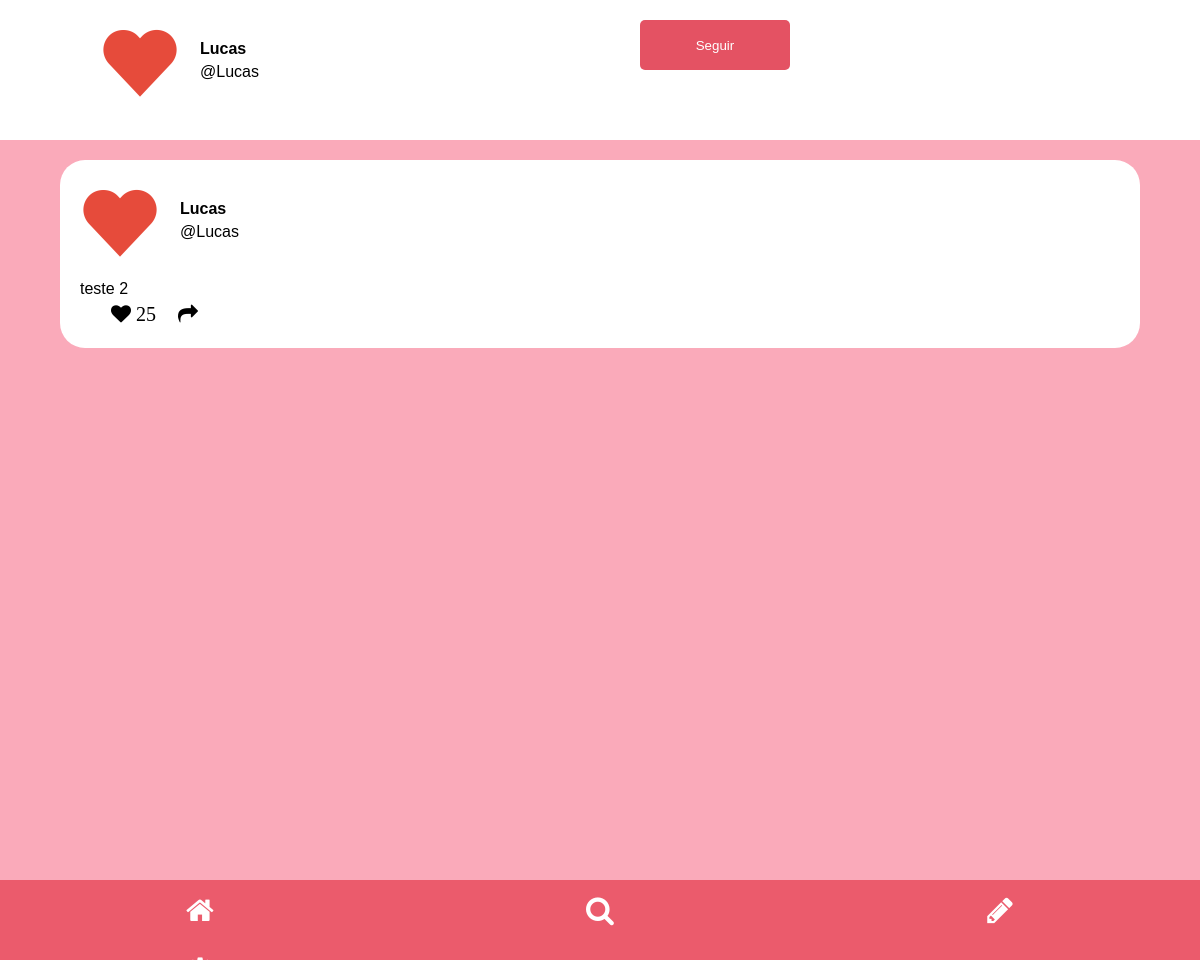
The page /profile/Lucas (signed in) on the database as committed earlier.
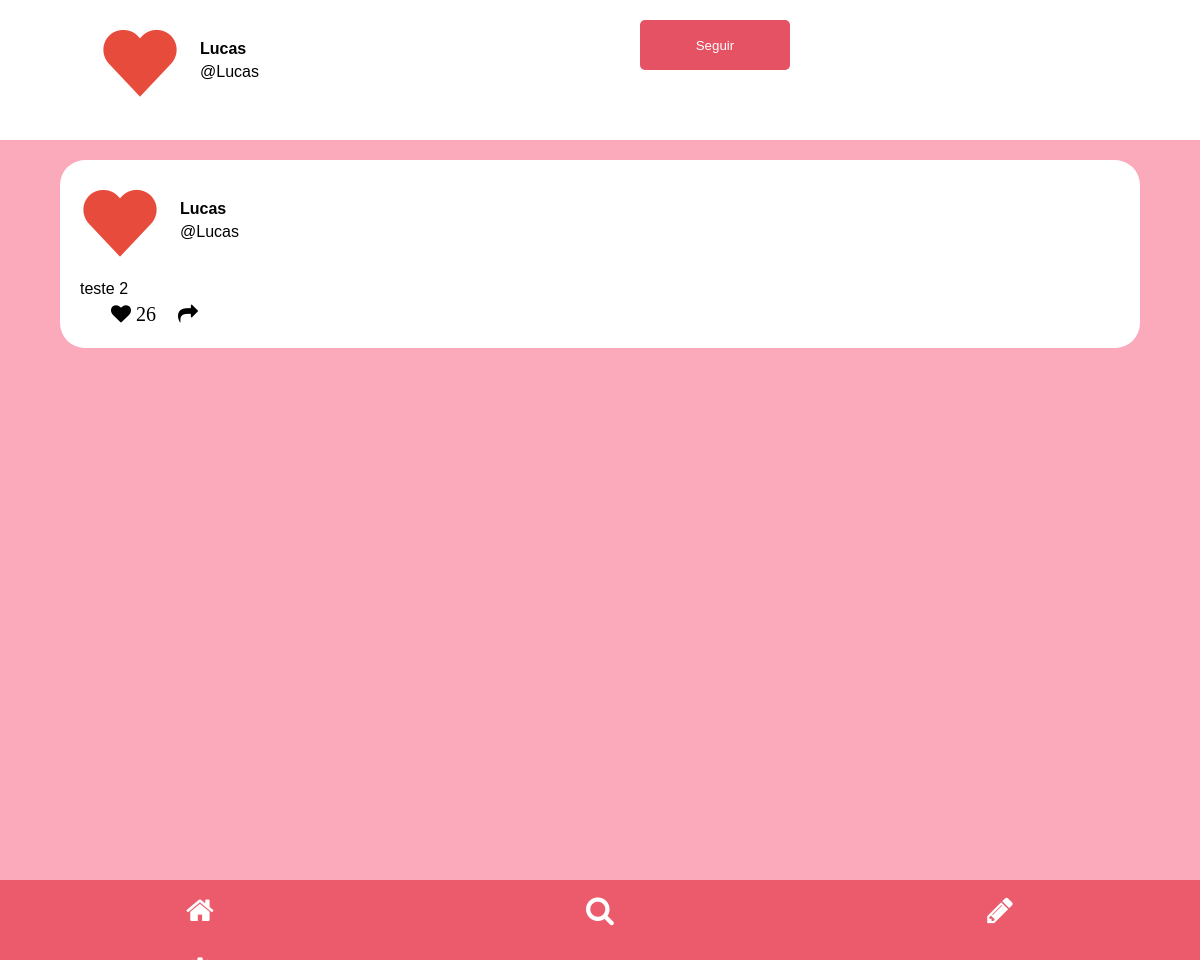
The same page on the database as committed later.
### feed/models.py (models this page shows, shortened)
class Post(models.Model):
    id = models.AutoField(primary_key=True)
    date = models.DateTimeField(default=timezone.now)
    text = models.CharField(max_length=250)
    image = models.ImageField(upload_to = "media")
    likes = models.IntegerField(default=0)
    user = models.ForeignKey(get_user_model(), on_delete=models.CASCADE, null=True)

### feed/views.py (the view)
# urls.py: path('profile/<str:user_id>', views.profile, name="profile"),
@login_required
def profile(request, user_id):
    posts = Post.objects.filter(user=get_user_model().objects.get(username=user_id)).order_by("-date")
    follow = False
    return render(request, 'profile.html', {'posts':posts, 'user_id':user_id, 'follow':follow})

### feed/templates/profile.html (shortened to what this page needs)
{% load static %}
<!DOCTYPE html>
<html lang="pt-BR">
    <head>
        <link rel="stylesheet" href="{% static 'feed/css/profile.css' %}">
        <link rel="stylesheet" href="https://cdnjs.cloudflare.com/ajax/libs/font-awesome/4.7.0/css/font-awesome.min.css">
    </head>
    <body onload="addListenerScroll();">
        <div class="content-bar">
            <div class="options">
                <a href="/feed/"><button class="btn btn-bar"><i class="icon fa fa-home"></i><div class="btn-text">Início</div></button></a>
                <a href="/search/"><button class="btn btn-bar"><i class="icon fa fa-search"></i><div class="btn-text">Pesquisar</div></button></a>
                <a href="/create/"><button class="btn btn-bar"><i class="icon fa fa-pencil"></i><div class="btn-text">Criar Publicação</div></button></a>
                <a href="/config/"><button class="btn btn-bar"><i class="icon fa fa-gear"></i><div class="btn-text">Configurações</div></button></a>
            </div>
        </div>
        <div id="scrollable-content" class="content-main">
            <div id="profile-info" class="profile-info">
                <a href="/profile/{{user_id}}" class="profile-btn"><div class="post-creator"><img src="{% static 'feed/img/heart-png.png' %}"><div class="name">{{user_id}}</div><div class="at">@{{user_id}}</div></div></a>
                {% if post.follow %}
                <a href="/follow/{{user_id}}" class="profile-btn"><button class="follow">Deixar de Seguir</button></a>
                {% else %}
                <a href="/follow/{{user_id}}" class="profile-btn"><button class="follow">Seguir</button></a>
                {% endif %}
            </div>
            {% for post in posts %}
            <div id="template-post" class="post">
                <a href="/profile/{{post.user}}" class="profile-btn"><div class="post-creator"><img src="{% static 'feed/img/heart-png.png' %}"><div class="name">{{post.user}}</div><div class="at">@{{post.user}}</div></div></a>
                <div class="description-text">{{post.text}}</div>
                <div class="post-buttons">
                    <a href="/like/{{post.id}}"><button class="post-btn"><i class="icon like fa fa-heart">&nbsp{{post.likes}}</i></button></a>
                    <button class="post-btn"><i class="icon shar fa fa-share"></i></button>
                </div>
            </div>
            {% endfor %}
        </div>
    </body>
</html>

Rows that differ between the two databases and show on the page:
changed Post "teste 2": likes "25" → "26"
